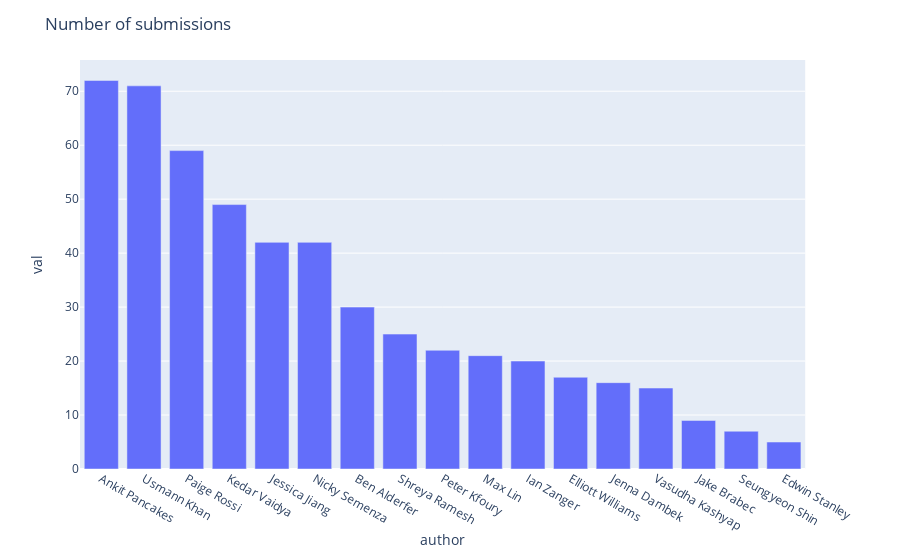

Notebook code cell kept with this figure:
### Code cell
px.bar(posts, y='val', x='author').update_layout(title='Number of submissions')

### Figure 1 — Plotly figure (JSON) as saved in the notebook; plotly's stock layout.template omitted (floating-point values rounded to 4 significant figures)
{"data": [{"alignmentgroup": "True", "hoverlabel": {"namelength": 0}, "hovertemplate": "author=%{x}<br>val=%{y}", "legendgroup": "", "marker": {"color": "#636efa"}, "name": "", "offsetgroup": "", "orientation": "v", "showlegend": false, "textposition": "auto", "type": "bar", "x": ["Ankit Pancakes", "Usmann Khan", "Paige Rossi", "Kedar Vaidya", "Jessica Jiang", "Nicky Semenza", "Ben Alderfer", "Shreya Ramesh", "Peter Kfoury", "Max Lin", "Ian Zanger", "Elliott Williams", "Jenna Dambek", "Vasudha Kashyap", "Jake Brabec", "Seungyeon Shin", "Edwin Stanley"], "xaxis": "x", "y": [72, 71, 59, 49, 42, 42, 30, 25, 22, 21, 20, 17, 16, 15, 9, 7, 5], "yaxis": "y"}], "layout": {"autosize": true, "barmode": "relative", "legend": {"tracegroupgap": 0}, "margin": {"t": 60}, "title": {"text": "Number of submissions"}, "xaxis": {"anchor": "y", "autorange": true, "domain": [0, 0.98], "range": [-0.5, 16.5], "title": {"text": "author"}, "type": "category"}, "yaxis": {"anchor": "x", "autorange": true, "domain": [0, 1], "range": [0, 75.79], "title": {"text": "val"}, "type": "linear"}}}
